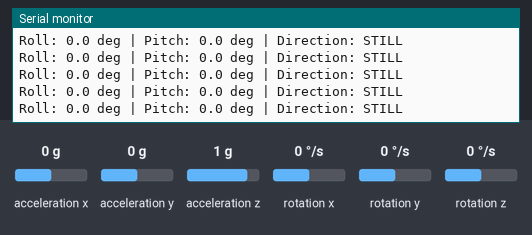
Recording of a sketch running on a simulated ESP32. Shown: the last lines printed to the serial monitor. Wiring (inferred from the names in the program): MPU-6050 motion sensor at I2C address 0x68. The inputs (shaded band) are chosen by the test bench; at power-on: acceleration x 0 g, acceleration y 0 g, acceleration z 1 g, rotation x 0 °/s, rotation y 0 °/s, rotation z 0 °/s.

Above: at 5.5 s.
5.6 s: acceleration x set to -1.4 g
At 5.77 s:
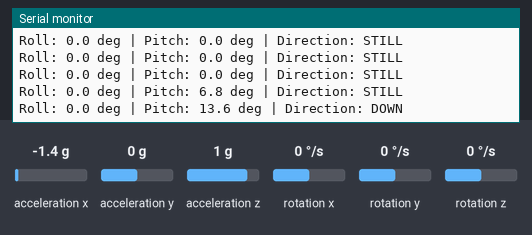
7.3 s: acceleration y set to -1.4 g
At 8.01 s:
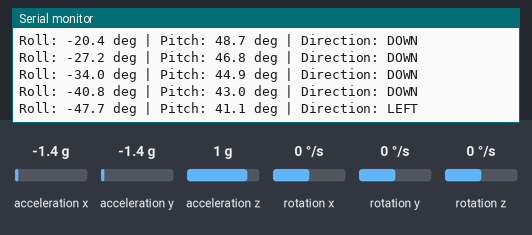
9.6 s: acceleration y set to 1.4 g
At 10.35 s:
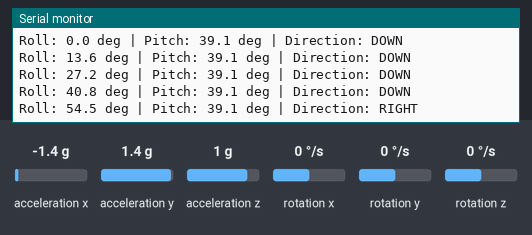
12.2 s: acceleration z set to -1.4 g
At 12.29 s:
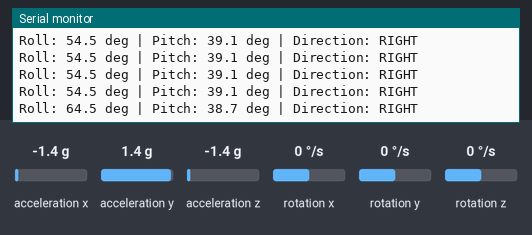
Timing chart, 0 to 14.7 s (numbered marks = the images above; inputs shaded):
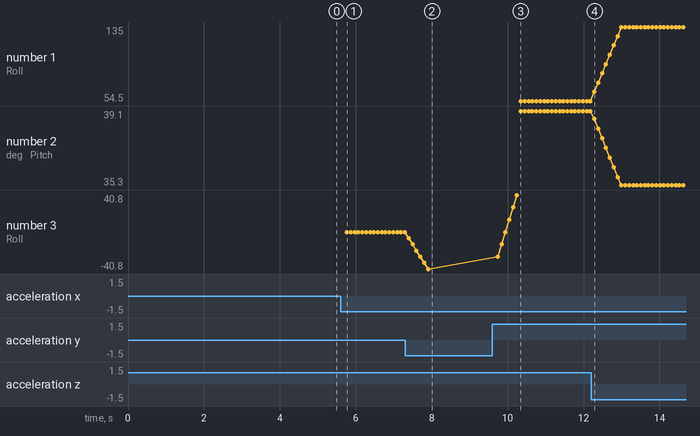

Measured:
- after the input at 5.6 s, the serial monitor: prints a new line after 0.06 s (image 1)
- after the input at 7.3 s, the serial monitor: prints a new line after 0.09 s (image 2)
- after the input at 9.6 s, the serial monitor: prints a new line at once (image 3)
- after the input at 12.2 s, the serial monitor: prints a new line after 0.09 s (image 4)
- plotted number 1: 54.5 → 135 after the input at 12.2 s
- plotted number 2: 39.1 → 35.3 after the input at 12.2 s
- plotted number 3: 0 → -40.8 after the input at 7.3 s, -40.8 → 40.8 after the input at 9.6 s

The sketch:

foot_direction_test.ino
```cpp
#include <Wire.h>
#include <math.h>

// ============================================================
// DISHA-RAKSHAK
// FOOT MODULE 2 - TILT DIRECTION TEST
//
// ESP32 + MPU6050
//
// SDA -> GPIO 21
// SCL -> GPIO 22
// MPU6050 -> 0x68
// Serial -> 115200
//
// CURRENT TEST:
// MPU6050 is being held in the hand.
// It is NOT mounted on the foot yet.
//
// This program detects:
//
// LEFT
// RIGHT
// UP
// DOWN
// STILL
//
// using calculated ROLL and PITCH angles.
// ============================================================

#define SDA_PIN 21
#define SCL_PIN 22
#define MPU_ADDR 0x68


// ============================================================
// SETTINGS
// ============================================================

// Minimum tilt angle required before a direction is detected.
const float DIRECTION_ANGLE = 8.0;

// Angle below which we consider the board neutral.
const float STILL_ANGLE = 4.0;

// Extra angle required to change from one direction to another.
// This prevents rapid switching near the boundary.
const float HYSTERESIS = 2.0;

// Moving-average filter.
const uint8_t FILTER_SIZE = 8;


// ============================================================
// MPU DATA
// ============================================================

int16_t ax, ay, az;
int16_t gx, gy, gz;


// ============================================================
// FILTER
// ============================================================

float rollBuffer[FILTER_SIZE];
float pitchBuffer[FILTER_SIZE];

uint8_t filterIndex = 0;
bool filterFull = false;

float filteredRoll = 0.0;
float filteredPitch = 0.0;


// ============================================================
// DIRECTION
// ============================================================

enum Direction
{
  DIR_STILL,
  DIR_LEFT,
  DIR_RIGHT,
  DIR_UP,
  DIR_DOWN
};

Direction currentDirection = DIR_STILL;


// ============================================================
// MPU WRITE
// ============================================================

void writeMPU(byte reg, byte value)
{
  Wire.beginTransmission(MPU_ADDR);
  Wire.write(reg);
  Wire.write(value);
  Wire.endTransmission();
}


// ============================================================
// MPU READ
// ============================================================

bool readMPU()
{
  Wire.beginTransmission(MPU_ADDR);
  Wire.write(0x3B);

  if (Wire.endTransmission(false) != 0)
  {
    return false;
  }

  int count = Wire.requestFrom(MPU_ADDR, 14);

  if (count != 14)
  {
    return false;
  }

  // Accelerometer
  ax = (Wire.read() << 8) | Wire.read();
  ay = (Wire.read() << 8) | Wire.read();
  az = (Wire.read() << 8) | Wire.read();

  // Temperature
  Wire.read();
  Wire.read();

  // Gyroscope
  gx = (Wire.read() << 8) | Wire.read();
  gy = (Wire.read() << 8) | Wire.read();
  gz = (Wire.read() << 8) | Wire.read();

  return true;
}


// ============================================================
// CALCULATE ROLL
//
// Roll = rotation around X axis
// ============================================================

float calculateRoll()
{
  return atan2(
           (float)ay,
           (float)az
         ) * 180.0 / PI;
}


// ============================================================
// CALCULATE PITCH
//
// Pitch = rotation around Y axis
// ============================================================

float calculatePitch()
{
  return atan2(
           -(float)ax,
           sqrt(
             (float)ay * ay +
             (float)az * az
           )
         ) * 180.0 / PI;
}


// ============================================================
// UPDATE FILTER
// ============================================================

void updateFilter(float roll, float pitch)
{
  rollBuffer[filterIndex] = roll;
  pitchBuffer[filterIndex] = pitch;

  filterIndex++;

  if (filterIndex >= FILTER_SIZE)
  {
    filterIndex = 0;
    filterFull = true;
  }

  uint8_t count;

  if (filterFull)
  {
    count = FILTER_SIZE;
  }
  else
  {
    count = filterIndex;

    if (count == 0)
    {
      count = 1;
    }
  }

  float rollSum = 0.0;
  float pitchSum = 0.0;

  for (uint8_t i = 0; i < count; i++)
  {
    rollSum += rollBuffer[i];
    pitchSum += pitchBuffer[i];
  }

  filteredRoll = rollSum / count;
  filteredPitch = pitchSum / count;
}


// ============================================================
// INITIALIZE FILTER
// ============================================================

void initializeFilter()
{
  if (!readMPU())
  {
    return;
  }

  float roll = calculateRoll();
  float pitch = calculatePitch();

  for (uint8_t i = 0; i < FILTER_SIZE; i++)
  {
    rollBuffer[i] = roll;
    pitchBuffer[i] = pitch;
  }

  filteredRoll = roll;
  filteredPitch = pitch;

  filterIndex = 0;
  filterFull = true;
}


// ============================================================
// DIRECTION DETECTION
// ============================================================

Direction calculateDirection()
{
  float roll = filteredRoll;
  float pitch = filteredPitch;

  float absRoll = fabs(roll);
  float absPitch = fabs(pitch);


  // ----------------------------------------------------------
  // STILL
  // ----------------------------------------------------------

  if (
    absRoll < STILL_ANGLE &&
    absPitch < STILL_ANGLE
  )
  {
    return DIR_STILL;
  }


  // ----------------------------------------------------------
  // ROLL AXIS
  //
  // Positive roll = one side
  // Negative roll = opposite side
  //
  // We will verify which one is LEFT/RIGHT during testing.
  // ----------------------------------------------------------

  if (
    absRoll >= DIRECTION_ANGLE &&
    absRoll > absPitch + HYSTERESIS
  )
  {
    if (roll > 0)
    {
      return DIR_RIGHT;
    }
    else
    {
      return DIR_LEFT;
    }
  }


  // ----------------------------------------------------------
  // PITCH AXIS
  //
  // Positive pitch = one direction
  // Negative pitch = opposite direction
  //
  // We will verify which one is UP/DOWN during testing.
  // ----------------------------------------------------------

  if (
    absPitch >= DIRECTION_ANGLE &&
    absPitch > absRoll + HYSTERESIS
  )
  if (pitch > 0)
{
  return DIR_DOWN;
}
else
{
  return DIR_UP;
}


  // ----------------------------------------------------------
  // If the movement is between two axes, keep previous state.
  // ----------------------------------------------------------

  return currentDirection;
}


// ============================================================
// DIRECTION STRING
// ============================================================

const char* directionToString(Direction direction)
{
  switch (direction)
  {
    case DIR_LEFT:
      return "LEFT";

    case DIR_RIGHT:
      return "RIGHT";

    case DIR_UP:
      return "UP";

    case DIR_DOWN:
      return "DOWN";

    case DIR_STILL:
      return "STILL";

    default:
      return "UNKNOWN";
  }
}


// ============================================================
// SETUP
// ============================================================

void setup()
{
  Serial.begin(115200);

  delay(1500);


  Serial.println();
  Serial.println();
  Serial.println("================================================");
  Serial.println("       DISHA-RAKSHAK FOOT MODULE 2");
  Serial.println("          TILT DIRECTION TEST");
  Serial.println("================================================");

  Serial.println();

  // ----------------------------------------------------------
  // I2C
  // ----------------------------------------------------------

  Wire.begin(
    SDA_PIN,
    SCL_PIN
  );

  delay(200);


  Serial.println("[I2C] SDA = GPIO 21");
  Serial.println("[I2C] SCL = GPIO 22");


  // ----------------------------------------------------------
  // CHECK MPU
  // ----------------------------------------------------------

  Wire.beginTransmission(MPU_ADDR);

  if (Wire.endTransmission() != 0)
  {
    Serial.println();
    Serial.println("[ERROR] MPU6050 NOT FOUND at 0x68!");

    while (true)
    {
      delay(1000);
    }
  }


  Serial.println("[SUCCESS] MPU6050 found at 0x68");


  // ----------------------------------------------------------
  // WAKE MPU
  // ----------------------------------------------------------

  writeMPU(
    0x6B,
    0x00
  );

  delay(100);


  // ----------------------------------------------------------
  // ACCELEROMETER ±2g
  // ----------------------------------------------------------

  writeMPU(
    0x1C,
    0x00
  );


  // ----------------------------------------------------------
  // GYROSCOPE ±250 deg/s
  // ----------------------------------------------------------

  writeMPU(
    0x1B,
    0x00
  );


  // ----------------------------------------------------------
  // MPU DIGITAL LOW PASS FILTER
  // ----------------------------------------------------------

  writeMPU(
    0x1A,
    0x03
  );


  delay(500);


  // ----------------------------------------------------------
  // FILTER INITIALIZATION
  // ----------------------------------------------------------

  initializeFilter();


  // ----------------------------------------------------------
  // STARTING MESSAGE
  // ----------------------------------------------------------

  Serial.println();
  Serial.println("================================================");
  Serial.println("              READY FOR TEST");
  Serial.println("================================================");

  Serial.println();

  Serial.println("Hold the MPU6050 in your hand.");
  Serial.println();

  Serial.println("Keep the SAME orientation during all tests.");
  Serial.println();

  Serial.println("Test:");
  Serial.println("  1. STILL");
  Serial.println("  2. RIGHT");
  Serial.println("  3. LEFT");
  Serial.println("  4. UP");
  Serial.println("  5. DOWN");

  Serial.println();

  Serial.println("Do NOT quickly lift or shake the module.");
  Serial.println("Slowly TILT it.");
  Serial.println();

  delay(2000);
}


// ============================================================
// LOOP
// ============================================================

void loop()
{
  // ----------------------------------------------------------
  // READ MPU
  // ----------------------------------------------------------

  if (!readMPU())
  {
    Serial.println("[ERROR] MPU read failed.");
    delay(200);
    return;
  }


  // ----------------------------------------------------------
  // CALCULATE ANGLES
  // ----------------------------------------------------------

  float roll = calculateRoll();
  float pitch = calculatePitch();


  // ----------------------------------------------------------
  // FILTER
  // ----------------------------------------------------------

  updateFilter(
    roll,
    pitch
  );


  // ----------------------------------------------------------
  // DETERMINE DIRECTION
  // ----------------------------------------------------------

  Direction newDirection =
    calculateDirection();


  currentDirection =
    newDirection;


  // ----------------------------------------------------------
  // OUTPUT
  // ----------------------------------------------------------

  Serial.print("Roll: ");

  Serial.print(
    filteredRoll,
    1
  );

  Serial.print(" deg");


  Serial.print(" | Pitch: ");

  Serial.print(
    filteredPitch,
    1
  );

  Serial.print(" deg");


  Serial.print(" | Direction: ");

  Serial.println(
    directionToString(currentDirection)
  );


  delay(100);
}
```
